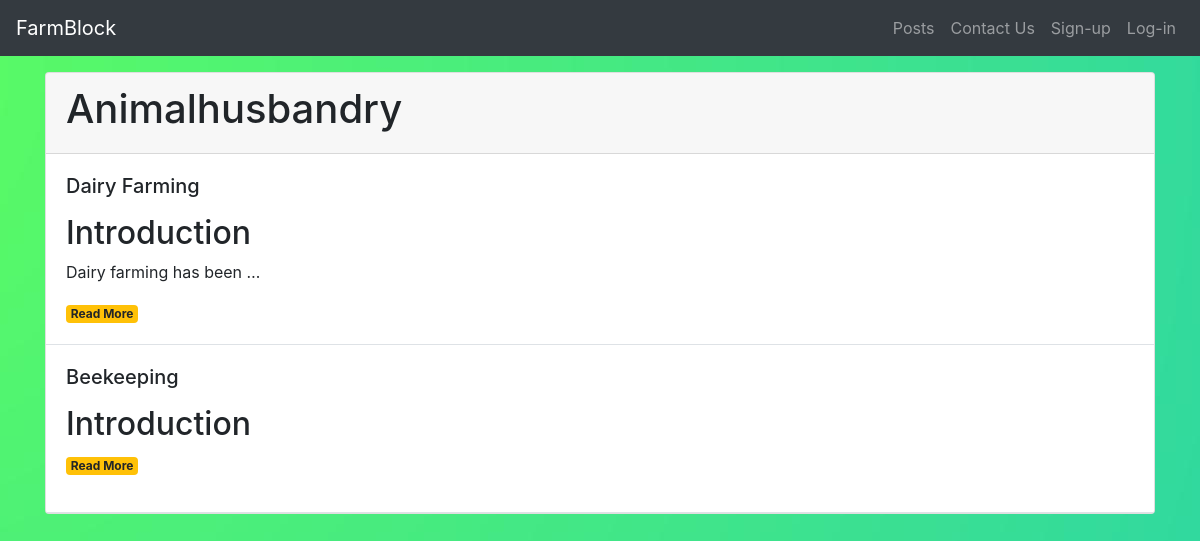
The page /category/animalhusbandry on the database its author committed.
### Post/models.py (models this page shows, shortened)
class BlogPost(models.Model):
    post_id = models.AutoField(primary_key = True)
    slug = models.CharField(max_length=50, default=None)
    Name = models.CharField(max_length=50, default=None)
    Category = models.CharField(max_length=50, default = None)
    author = models.CharField(max_length=50, default = None)
    content = models.TextField(default=None)
    date = DateField(default=None)
    img1 = models.ImageField(upload_to = "images")

### Post/views.py (the view)
# urls.py: path('category/<str:Category>', views.category, name="category"),
def category(request, Category):
    post = bp.objects.filter(Category=Category)
    context = {"cat" : post}
    return render(request, 'cat.html', context)

### templates/Cat.html (shortened to what this page needs)
{% load static %}
<!doctype html>
<html lang="en">
<head>
    <link rel="stylesheet" href="https://cdn.jsdelivr.net/npm/bootstrap@4.6.1/dist/css/bootstrap.min.css"
>
    <link rel="stylesheet" href="{% static 'CSS/sheet4.css' %}">
</head>
<body>
    <nav class="navbar navbar-expand-lg navbar-dark bg-dark">
        <a class="navbar-brand" href="http://127.0.0.1:8000/">FarmBlock</a>
        <div class="collapse navbar-collapse" id="navbarSupportedContent">
            <ul class="navbar-nav ml-auto">
                <li class="nav-item">
                    <a class="nav-link" href="http://127.0.0.1:8000/displayall/">Posts</a>
                </li>
                <li class="nav-item">
                    <a class="nav-link" href="http://127.0.0.1:8000/contact/">Contact Us</a>
                </li>
                {% if user.is_authenticated %}
                <li class="nav-item dropdown">
                    <a class="nav-link dropdown-toggle" href="#" id="navbarDropdown" role="button"
                        data-toggle="dropdown" aria-expanded="false">
                        Welcome {{request.user}}
                    </a>
                    <div class="dropdown-menu" aria-labelledby="navbarDropdown">
                        <a class="dropdown-item" href="/logout/">Log-out</a>
                        <a class="dropdown-item" href="/addContent/">Add Posts</a>
                        <a class="dropdown-item" href="/userposts/">View Your posts</a>
                    </div>
                </li>
                {% else %}
                <li class="nav-item">
                    <a class="nav-link" href="#" data-target="#signUp" data-toggle="modal">Sign-up</a>
                </li>
                <li class="nav-item">
                    <a href="#" class="nav-link" data-target="#logIn" data-toggle="modal">Log-in</a>
                </li>
                {% endif %}
            </ul>
        </div>
    </nav>
    <div class="container mt-3 mb-5">
        <div class="card">
            <div class="card-header">
                <h1>{{cat.0.Category | title}}</h1>
            </div>
            {% for i in cat %}
            <div class="card-body border-bottom">
                <h5 class="card-title">{{i.Name | title}}</h5>
                <p class="card-text" style="font-size: small;">
                    {{i.content|safe|truncatechars:89}}
                </p>
                <a href="http://127.0.0.1:8000/content/{{i.slug}}" class="card-text"><span class="badge badge-warning">Read More</span></a>
            </div>
            {% endfor %}
        </div>
    </div>
</body>
</html>

### static/CSS/Sheet4.css (style rules this page uses)
body { background-image: url("/static/Images/background1.jpg"); background-position: center; background-repeat: no-repeat; background-attachment: fixed; }

### rows shown on the page
BlogPost: Category "Animalhusbandry", Name "Dairy Farming", content "Introduction Dairy farming has been …"
BlogPost: Name "Beekeeping", content "Introduction"
